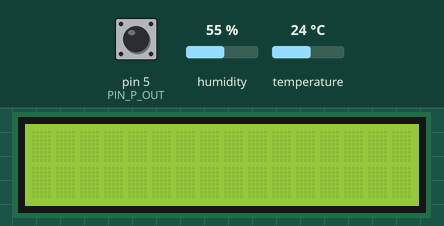
A program run on a simulated Arduino Uno, built with avr-gcc and run on an emulated ATmega328P. Shown: 16×2 character LCD. The test bench sets the inputs (shaded band); at power-on: pin 5 (PIN_P_OUT) HIGH, humidity 55 %, temperature 24 °C. The modem accepts every AT command (registered, SIM ready, sends succeed) and sends nothing else; what the program prints to the serial monitor is not drawn.

Above: at 0.9 s.
1.0 s: pin 5 (PIN_P_OUT) pulled LOW for 0.15 s
At 3.9 s:
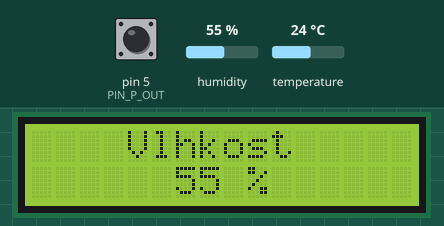
At 6.3 s:
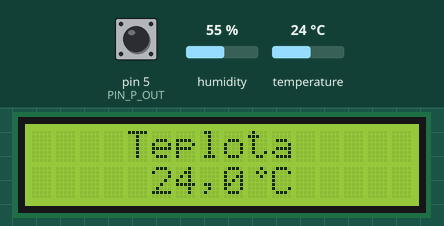
7.1 s: pin 5 (PIN_P_OUT) pulled LOW for 3.2 s
At 9.8 s:
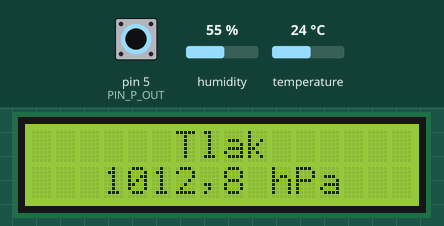
Timing chart, 0 to 11.3 s (numbered marks = the images above; inputs shaded):
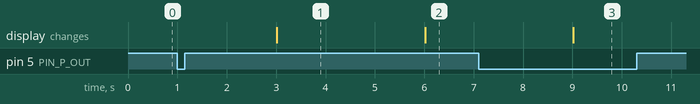

The program:

main.cpp
```cpp
// sudo chmod a+rw /dev/ttyUSB0

#include <SoftwareSerial.h>
#include <pt.h>
#include <DHT.h>
#include <HX710B.h>
#include <LiquidCrystal_I2C.h>

#define PIN_B_TXD 2
#define PIN_B_RXD 3
#define PIN_T_DAT 4
#define PIN_P_OUT 5
#define PIN_P_SCK 6

SoftwareSerial serial_b(PIN_B_TXD, PIN_B_RXD);
DHT senz_th(PIN_T_DAT, DHT11);
HX710B senz_p;
LiquidCrystal_I2C lcd(0x27, 16, 2);

byte CharDegree[8] = {
  0b00010,
  0b00101,
  0b00010,
  0b00000,
  0b00000,
  0b00000,
  0b00000,
  0b00000
};

struct SenzorsValue {
  unsigned long timeFromBoot;
  float humidity;
  float temperature;
  float pressure;
};

SenzorsValue currentValue;


// FUNCTIONS


// Utils

// String split_start(String str, String spl) {
//   int i = str.indexOf(spl);
//   if (i < 0) return str;
//   return str.substring(0, i);
// }

// String split_rest(String str, String spl) {
//   int i = str.indexOf(spl);
//   if (i < 0) return "";
//   return str.substring(i + 1);
// }


// Senzors

SenzorsValue senzors_getValue() {
  Serial.println("Reading current values from senzors");

  unsigned long time = millis();
  float humi = senz_th.readHumidity();
  float temp = senz_th.readTemperature();
  float pres = senz_p.pascal() + 101325;

  return { time, humi, temp, pres };
}

String senzors_stringifyValue(SenzorsValue val, unsigned long time) {
  return String(time) + ":" + String(val.timeFromBoot) + ":" + String(val.humidity) + ":" + String(val.temperature) + ":" + String(val.pressure);
  // currentTime:valueTime:humidity:temperature:pressure
}


// Display

int display_getStartIndex(int length) {
  return (16 - length) / 2;
}

int displayCurrentScreen = 0;
void display_drawValue(SenzorsValue val) {
  int displayScreenCount = 3;

  lcd.clear();

  if (displayCurrentScreen == 0) {
    String title = "Vlhkost";
    lcd.setCursor(display_getStartIndex(title.length()), 0);
    lcd.print(title);

    String out = String(val.humidity, 0) + " %";
    lcd.setCursor(display_getStartIndex(out.length()), 1);
    lcd.print(out);
  } else if (displayCurrentScreen == 1) {
    String title = "Teplota";
    lcd.setCursor(display_getStartIndex(title.length()), 0);
    lcd.print(title);

    String out = String(val.temperature, 1);
    out.replace(".", ",");
    lcd.setCursor(display_getStartIndex(out.length() + 2), 1);
    lcd.print(out);
    lcd.write(0);
    lcd.print("C");
  } else if (displayCurrentScreen == 2) {
    String title = "Tlak";
    lcd.setCursor(display_getStartIndex(title.length()), 0);
    lcd.print(title);

    String out = String(val.pressure / 100, 1) + " hPa";
    out.replace(".", ",");
    lcd.setCursor(display_getStartIndex(out.length()), 1);
    lcd.print(out);
  }

  displayCurrentScreen++;
  if (displayCurrentScreen >= displayScreenCount) {
    displayCurrentScreen = 0;
  }
}


// Bluetooth

// void bt_commandPing() {
//   serial_b.print("pong;");
// }

void bt_commandData() {
  serial_b.print("$data:" + senzors_stringifyValue(currentValue, millis()) + ":data;");
}

// void bt_handleCommandInput(String input) {
//   Serial.print("BT command: ");
//   Serial.println(input);
//   String command = split_start(input, " ");

//   if (command == "ping") {
//     bt_commandPing();
//   } else if (command == "data") {
//     bt_commandData();
//   }
// }

// void bt_readInput() {
//   String data = "";
//   while (serial_b.available() > 0) {
//     char c = serial_b.read();
//     data += c;
//   }

//   String part = "";
//   int index = -1;
//   while ((index = data.indexOf(";")) > 0) {
//     part = data.substring(0, index);
//     data = data.substring(index + 1);
//     bt_handleCommandInput(part);
//   }
// }


// PROGRAM

static struct pt pt_display, pt_senzor, pt_bluetooth;

static int protothread_display(struct pt *pt, unsigned int interval) {
  static unsigned long timestamp = 0;
  PT_BEGIN(pt);
  while(1) {
    PT_WAIT_UNTIL(pt, millis() - timestamp > interval);
    timestamp = millis();
    display_drawValue(currentValue);
  }
  PT_END(pt);
}

static int protothread_senzor(struct pt *pt, unsigned int interval) {
  static unsigned long timestamp = 0;
  PT_BEGIN(pt);
  while(1) {
    PT_WAIT_UNTIL(pt, millis() - timestamp > interval);
    timestamp = millis();
    currentValue = senzors_getValue();
  }
  PT_END(pt);
}

static int protothread_bluetooth(struct pt *pt, unsigned int interval) {
  static unsigned long timestamp = 0;
  PT_BEGIN(pt);
  while(1) {
    PT_WAIT_UNTIL(pt, millis() - timestamp > interval);
    timestamp = millis();
    bt_commandData();
  }
  PT_END(pt);
}

void setup() {
  senz_th.begin();
  senz_p.begin(PIN_P_OUT, PIN_P_SCK, 128);

  lcd.init();
  lcd.clear();
  lcd.backlight();

  lcd.createChar(0, CharDegree);

  Serial.begin(9600);
  serial_b.begin(9600);

  serial_b.println("AT+NAMEVPinMeteo");

  PT_INIT(&pt_display);
  PT_INIT(&pt_senzor);
  PT_INIT(&pt_bluetooth);

  currentValue = senzors_getValue();
}

void loop() {
  protothread_display(&pt_display, 3000);
  protothread_senzor(&pt_senzor, 10000);
  protothread_bluetooth(&pt_bluetooth, 5000);
}
```

Measured:
- after the input at 1.0 s, the display: changes after 2.0 s (image 1)
- what the display in image 1 shows lasts 3.0 s, from 3.0 s to 6.0 s
